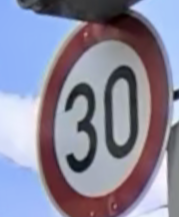
#> input picture Base pictures/1/IMG_1202.PNG, 179 x 217 px, found by its file name; its folder holds only this picture in this run
$ python PixelDensity.py
#> lines starting #> are read from the running program, lines starting #| are printed output that depends on the picture
from PIL import Image
import os


input_folders = [1, 2, 4, 7, 11, 12, 13, 14, 15, 17, 18, 21, 22, 23, 26, 27, 32, 33, 35, 38]

base_input_dir = 'Base pictures'

base_output_dir = 'Generated Pictures 2\Pixel density'

def save_image_with_suffix(img, output_folder, base_filename, suffix):
    output_image_path = os.path.join(output_folder, f"{base_filename}_{suffix}.png")
    img.save(output_image_path)
    print(f"Bild gespeichert: {output_image_path}")


def verschlechtere_auflösung50(input_image_path, output_folder, base_filename):
#> called with input_image_path = 'Base pictures/1/IMG_1202.PNG', output_folder = 'Generated Pictures 2\\Pixel density/1', base_filename = 'IMG_1202'
    try:
        with Image.open(input_image_path) as img:
#> img is the input picture: PIL image 179x217 RGBA; mean R, G, B, A 138.1, 136.4, 156.9, 255
            original_width, original_height = img.size
#> original_width = 179; original_height = 217
            new_width = int(original_width * 0.5)
#> new_width = 89
            new_height = int(original_height * 0.5)
#> new_height = 108
            img_resized_down = img.resize((new_width, new_height), Image.LANCZOS)
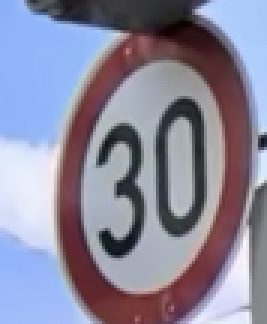
#> img_resized_down: PIL image 89x108 RGBA (shown 3 times larger); mean R, G, B, A 138.2, 136.4, 156.9, 255
            img_resized_up = img_resized_down.resize((original_width, original_height), Image.NEAREST)
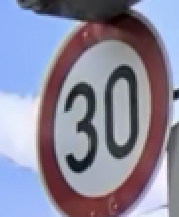
#> img_resized_up: PIL image 179x217 RGBA; mean R, G, B, A 138, 136.2, 156.6, 255
            save_image_with_suffix(img_resized_up, output_folder, base_filename, "fifty")
    except Exception as e:
        print(f"Fehler beim Bearbeiten von {input_image_path}: {e}")


def verschlechtere_auflösung10(input_image_path, output_folder, base_filename):
#> called with input_image_path = 'Base pictures/1/IMG_1202.PNG', output_folder = 'Generated Pictures 2\\Pixel density/1', base_filename = 'IMG_1202'
    try:
        with Image.open(input_image_path) as img:
            original_width, original_height = img.size
#> original_width = 179; original_height = 217
            new_width = int(original_width * 0.1)
#> new_width = 17
            new_height = int(original_height * 0.1)
#> new_height = 21
            img_resized_down = img.resize((new_width, new_height), Image.LANCZOS)
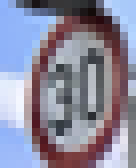
#> img_resized_down: PIL image 17x21 RGBA (shown 8 times larger); mean R, G, B, A 138.1, 136.4, 156.7, 255
            img_resized_up = img_resized_down.resize((original_width, original_height), Image.NEAREST)
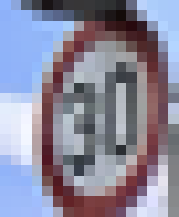
#> img_resized_up: PIL image 179x217 RGBA; mean R, G, B, A 137.9, 136.2, 156.6, 255
            save_image_with_suffix(img_resized_up, output_folder, base_filename, "ten")
    except Exception as e:
        print(f"Fehler beim Bearbeiten von {input_image_path}: {e}")


def verschlechtere_auflösung4(input_image_path, output_folder, base_filename):
#> called with input_image_path = 'Base pictures/1/IMG_1202.PNG', output_folder = 'Generated Pictures 2\\Pixel density/1', base_filename = 'IMG_1202'
    try:
        with Image.open(input_image_path) as img:
            original_width, original_height = img.size
#> original_width = 179; original_height = 217
            new_width = int(original_width * 0.04)
#> new_width = 7
            new_height = int(original_height * 0.04)
#> new_height = 8
            img_resized_down = img.resize((new_width, new_height), Image.LANCZOS)
            img_resized_up = img_resized_down.resize((original_width, original_height), Image.NEAREST)
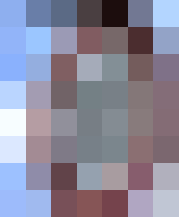
#> img_resized_up: PIL image 179x217 RGBA; mean R, G, B, A 138.7, 136.6, 156.3, 255
            save_image_with_suffix(img_resized_up, output_folder, base_filename, "four")
    except Exception as e:
        print(f"Fehler beim Bearbeiten von {input_image_path}: {e}")


for folder_number in input_folders:
    input_folder = os.path.join(base_input_dir, str(folder_number))
    output_folder = os.path.join(base_output_dir, str(folder_number))
    os.makedirs(output_folder, exist_ok=True)
    print("First step Done")

#> (the run stopped early here; a loop or call above may not have finished)
